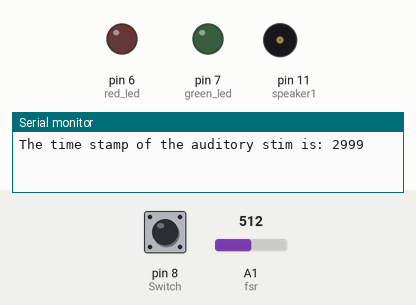
This sketch was run on a simulated Arduino Uno, built with avr-gcc and run on an emulated ATmega328P. Shown: output pins drawn as LEDs (lit = HIGH), buzzer (waves = sounding), the last lines printed to the serial monitor. Inputs (shaded band) come from the test bench; at power-on: A1 (fsr) = 512, pin 8 (Switch) HIGH. Random numbers use the default seed unless the sketch sets one.

Above: at 4.7 s.
4.8 s: A1 (fsr) set to 55
6.6 s: A1 (fsr) set to 45
At 8.4 s:
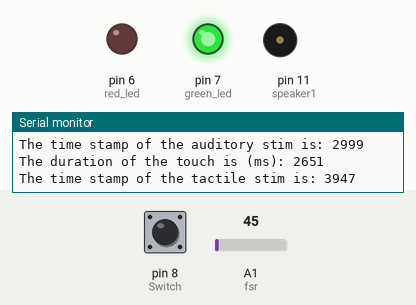
8.7 s: A1 (fsr) set to 122
At 9.6 s:
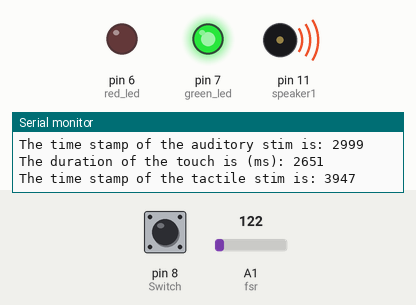
Timing chart, 0 to 11.7 s (numbered marks = the images above; inputs shaded):
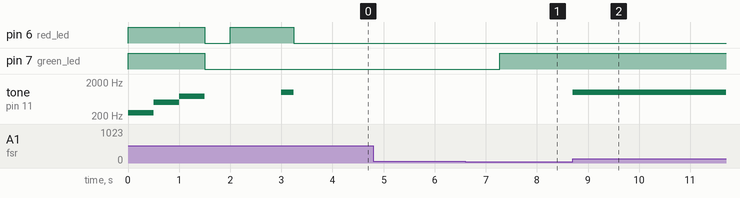

The sketch:

star_eeg1.ino
```cpp
int speaker1 = 11;
int fsr = A1;
int red_led = 6;
int green_led = 7;
int power = 1;
unsigned long time1 = 0;
unsigned long time2 = 0;
unsigned long time3 = 0;
int threshold = 50;
long timeArray_aud[100];
long timeArray_tact[100];
long timeArray_sync[100];
int counter_aud = 0;
int counter_tact = 0;
int counter_sync = 0;
int raw_fsr = 0;
int Switch = 8;
int state = 0;
int counter_start = 0;


void setup() {
  // put your setup code here, to run once:
  Serial.begin(9600);
  pinMode(speaker1, OUTPUT);
  pinMode(red_led, OUTPUT);
  pinMode(green_led, OUTPUT);
  pinMode(power, INPUT);
  pinMode(fsr, INPUT);
  pinMode(Switch, INPUT);
}

void loop() {
  // put your main code here, to run repeatedly:
  // three stimulation types to be run 100x each in a random order with a random delay between...
  // when the experiment is finished a melody will play letting the user know it is over
  while(digitalRead(Switch) == HIGH){
    if(counter_start == 0){
      digitalWrite(red_led,HIGH);
      digitalWrite(green_led,HIGH);
      tone(speaker1, 250, 500);
      delay(500);
      tone(speaker1, 500, 500);
      delay(500);
      tone(speaker1, 750, 500);
      delay(500);
      digitalWrite(red_led,LOW);
      digitalWrite(green_led,LOW);
      delay(500);
      counter_start = 1;
    }
    audiostim();
    delay(random(400,900));
    tactilestim();
    delay(random(400,900));
    syncstim();
    delay(random(400,900));
  }
  if(digitalRead(Switch) == LOW && counter_start == 1){
    tone(speaker1, 250, 500);
    delay(500);
    tone(speaker1, 500, 500);
    delay(500);
    tone(speaker1, 250, 500);
    delay(500);
    digitalWrite(red_led,LOW);
    digitalWrite(green_led,LOW);
    noTone(speaker1);
    counter_start = 0;
  }
}

void audiostim() // create function audiostim() to be called during loop
// audiostim() turns on a red light, plays a 1000 Hz tone for 240 ms, then turns off the red light
{
  digitalWrite(red_led, HIGH); // turn on red led to let user know audio stim is happening
  delay(1000); // gives a user 300 ms to prepare
  noTone(speaker1); // set speaker to be quiet
  tone(speaker1, 1000, 240); // tone plays at 1000 Hz for 240 ms
  time3 = millis();
  delay(240); // delay takes place during tone
  Serial.print("The time stamp of the auditory stim is: ");
  Serial.println(time3);
  noTone(speaker1); // set speaker to quiet
  digitalWrite(red_led, LOW); // red led is turned off to let user know audio stim is done
}

void tactilestim() // create function tactilestim() to be called during loop
// tactilestim() turns on a green light, begins FSR reading, and ends when a touch has been recorded...
// and turns off the green light
{

  digitalWrite(green_led, HIGH); // turn on green led to let user know tactile stime is required
  raw_fsr = analogRead(fsr); // read values from force sensor
  while(raw_fsr < threshold){ //code waits for fsr to be nonzero
    raw_fsr = analogRead(fsr); // read values from force sensor
  }
  if(raw_fsr >= threshold) { // if statement to detect tactile stimulation
    digitalWrite(green_led, LOW);
    time1 = millis(); // time1 marks initial beginning of tactile stim
    while(raw_fsr >= threshold) { // while threshold is exceeded, time2 is constantly updated
      time2 = millis(); // time2 represents end of tactile stimulation
      raw_fsr = analogRead(fsr); // in order to constantly update time2, the pin reading has to be called again
    }
  }
  if(time2-time1 >= 5) { // if statement to confirm a touch happened before moving on to next stim
    counter_tact = counter_tact + 1; // counter used to track duration of stim
    timeArray_tact[counter_tact] = time2 - time1; // adds duration of stim to an array
    raw_fsr = 0; // sets fsr to below threshold until the analog read is called again
    Serial.print("The duration of the touch is (ms): ");
    Serial.println(timeArray_tact[counter_tact]);
    Serial.print("The time stamp of the tactile stim is: ");
    Serial.println(time1);
    time1 = millis();
    time2 = millis();
  }
  {
   digitalWrite(green_led, LOW); // turns off green led to let user know tactile stim is done
  }
}

void syncstim() // create function syncstim() to be called during loop
// syncstim() turns on a green light, begins FSR reading, plays a 1000 Hz tone when above the ...
// threshold, and ends when a touch has been recorded, and turns off the green light
{
  digitalWrite(green_led, HIGH); // turn on green led to let user know tactile stime is required
  noTone(speaker1); // readies speaker but is silent
  raw_fsr = analogRead(fsr); // read values from force sensor
  while(raw_fsr < threshold){ //code waits for fsr to be nonzero
    raw_fsr = analogRead(fsr); //read values from force sensor
  }
  if(raw_fsr >= threshold) { // if statement to detect tactile stimulation
    tone(speaker1, 1000); // once touch detected a tone is played
    time1 = millis(); // // time1 marks initial beginning of tactile stim
    while(raw_fsr >= threshold) { // while threshold is exceeded, time2 is constantly updated
      time2 = millis(); // time2 represents end of tactile stimulation
      raw_fsr = analogRead(fsr); // in order to constantly update time2, the pin reading has to be called again
      if(analogRead(fsr) < threshold){
        noTone(speaker1);
      }
    }
  }
  if(time2-time1 >= 5) { // if statement to confirm a touch happened before moving on to next stim
    counter_sync = counter_sync + 1; // counter used to track duration of stim
    timeArray_sync[counter_sync] = time2 - time1; // adds duration of stim to an array
    Serial.print("The duration of the touch is (ms): ");
    Serial.println(timeArray_sync[counter_sync]);
    Serial.print("The time stamp of the sync stim: ");
    Serial.println(time1);
    raw_fsr = 0; // sets fsr to below threshold until the analog read is called again
    noTone(speaker1); // tone ends once force is below threshold
    digitalWrite(green_led, LOW); // turns off green led to let user know tactile stim is done
  }
}
```

Measured:
- the behaviour switches between 50 and 49 on A1 (fsr) (found by bisection; images 0 and 1)
- after the input at 4.8 s, every drawn part: stays the same
- after the input at 6.6 s, pin 7 (green_led): LOW → HIGH after 0.67 s
- after the input at 8.7 s, tone on pin 11 (speaker1): silent → 1000 Hz at once
- by itself, tone on pin 11 (speaker1): plays 250 Hz for 0.50 s, 500 Hz for 0.50 s, 750 Hz for 0.50 s, 1000 Hz for 0.24 s
